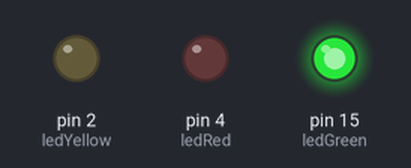
Recording of a sketch running on a simulated Arduino Uno, built with avr-gcc and run on an emulated ATmega328P. Parts: output pins drawn as LEDs (lit = HIGH).

Above: at 2.5 s.
At 5.5 s:
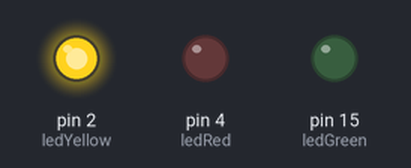
At 10.0 s:
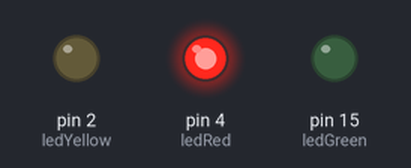
Timing chart, 0 to 18.2 s (numbered marks = the images above):
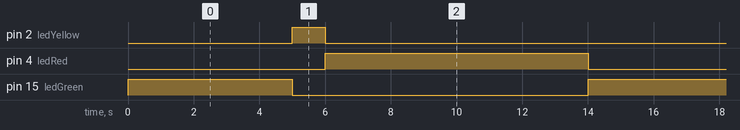

Measured:
- by itself, pin 2 (ledYellow): alternates HIGH for 1.0 s and LOW for 13.0 s
- by itself, pin 4 (ledRed): alternates HIGH for 8.0 s and LOW for 6.0 s
- by itself, pin 15 (ledGreen): alternates HIGH for 5.0 s and LOW for 9.0 s

The sketch:

traffic_light.ino
```cpp
// Developed by Vitor Augusto Tibério - Undergraduate Student at University of São Paulo (USP)
// Electrical Engineering Department


// Defining the Pins
int ledRed = 4;
int ledYellow = 2;
int ledGreen = 15;

void setup() {
  pinMode(ledRed, OUTPUT);
  pinMode(ledYellow, OUTPUT);
  pinMode(ledGreen, OUTPUT);
  digitalWrite(ledRed, LOW);
  digitalWrite(ledYellow, LOW);
  digitalWrite(ledGreen, LOW);
}

void loop() {
  digitalWrite(ledRed, LOW);
  digitalWrite(ledGreen, HIGH);
  delay(5000);
  digitalWrite(ledGreen, LOW);
  digitalWrite(ledYellow, HIGH);
  delay(1000);
  digitalWrite(ledYellow, LOW);
  digitalWrite(ledRed, HIGH);
  delay(8000);
}
```
